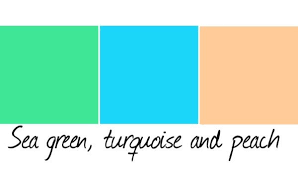
#> input picture K Means Segmentation/3 colors1.jfif, 298 x 169 px, found by its file name
$ python Segmentation.py
#> lines starting #> are read from the running program, lines starting #| are printed output that depends on the picture; after the words box and inside, x2 and y2 are one past the last pixel; in counts of white or black regions, pixels touching at a corner belong together
import cv2
import numpy as np
image = cv2.imread(r"C:\Users\Lenovo\Desktop\GITHUB\OpenCV\K Means Segmentation\3 colors1.jfif")
#> image is the input picture: shape (169, 298, 3); mean B, G, R 208.1, 226.4, 168.6
image_copy = image.copy()

print("Original shape" , image.shape)
#| Original shape (169, 298, 3)
# for feeding image to K means clustering we need to reshape it
image_copy = image_copy.reshape((-1,3))
# Convert to float
image_copy = np.float32(image_copy)
print("New shape " , image_copy.shape)
#| New shape  (50362, 3)

# defining the criteria
criteria = (cv2.TERM_CRITERIA_EPS + cv2.TERM_CRITERIA_MAX_ITER , 10 , 1.0)
no_clusters = 5

retval , labels , centers = cv2.kmeans(image_copy , no_clusters , None , criteria ,
                                         10 , cv2.KMEANS_RANDOM_CENTERS)
#> retval = 15665679.4; centers = [[253.4, 253.9, 252.3], [154.9, 202.4, 251.3], [248.1, 213.4, 28.33], [149.6, 227.1, 65.38], [31.61, 31.61, 31.61]]

print("Shape of centers" , centers.shape)
#| Shape of centers (5, 3)
print("Shape of labels" , labels.shape)
#| Shape of labels (50362, 1)

centers = np.uint8(centers)
#> centers = [[253, 253, 252], [154, 202, 251], [248, 213, 28], [149, 227, 65], [31, 31, 31]]
segmented_data = centers[labels.flatten()]
print("Segmented data shape" , segmented_data.shape)
#| Segmented data shape (50362, 3)
segmented_image = segmented_data.reshape(image.shape)
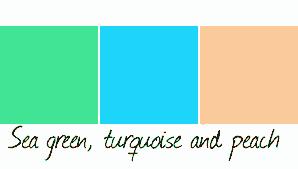
#> segmented_image: shape (169, 298, 3); mean B, G, R 207.6, 225.8, 168.2
labels_rearranged = labels.reshape((image.shape[0] , image.shape[1]))
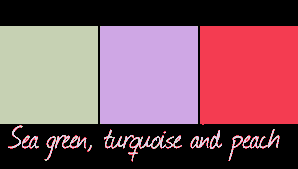
#> labels_rearranged: shape (169, 298) int32; 5 distinct labels, from 0 to 4; one colour per label, 0 black
print("Labels Rearranged shape" , labels_rearranged.shape)
#| Labels Rearranged shape (169, 298)

masked_image = image.copy()
# for cluster value 3 labels_rearranged== can be changed to 0,1,2
masked_image[labels_rearranged==2] = [0,0,0]
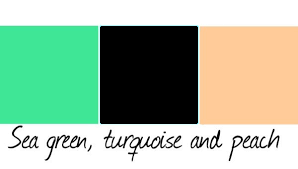
#> masked_image: shape (169, 298, 3); 19.06% of pixels changed, all inside (x1, y1, x2, y2) = (100, 26, 198, 124)

cv2.imshow("image" , image)
# Segmented image will show us the colors available
cv2.imshow("segmented_image" , segmented_image)
# Masked image will remove one of those colors
cv2.imshow("masked image" , masked_image)
cv2.waitKey(0)
cv2.destroyAllWindows()
